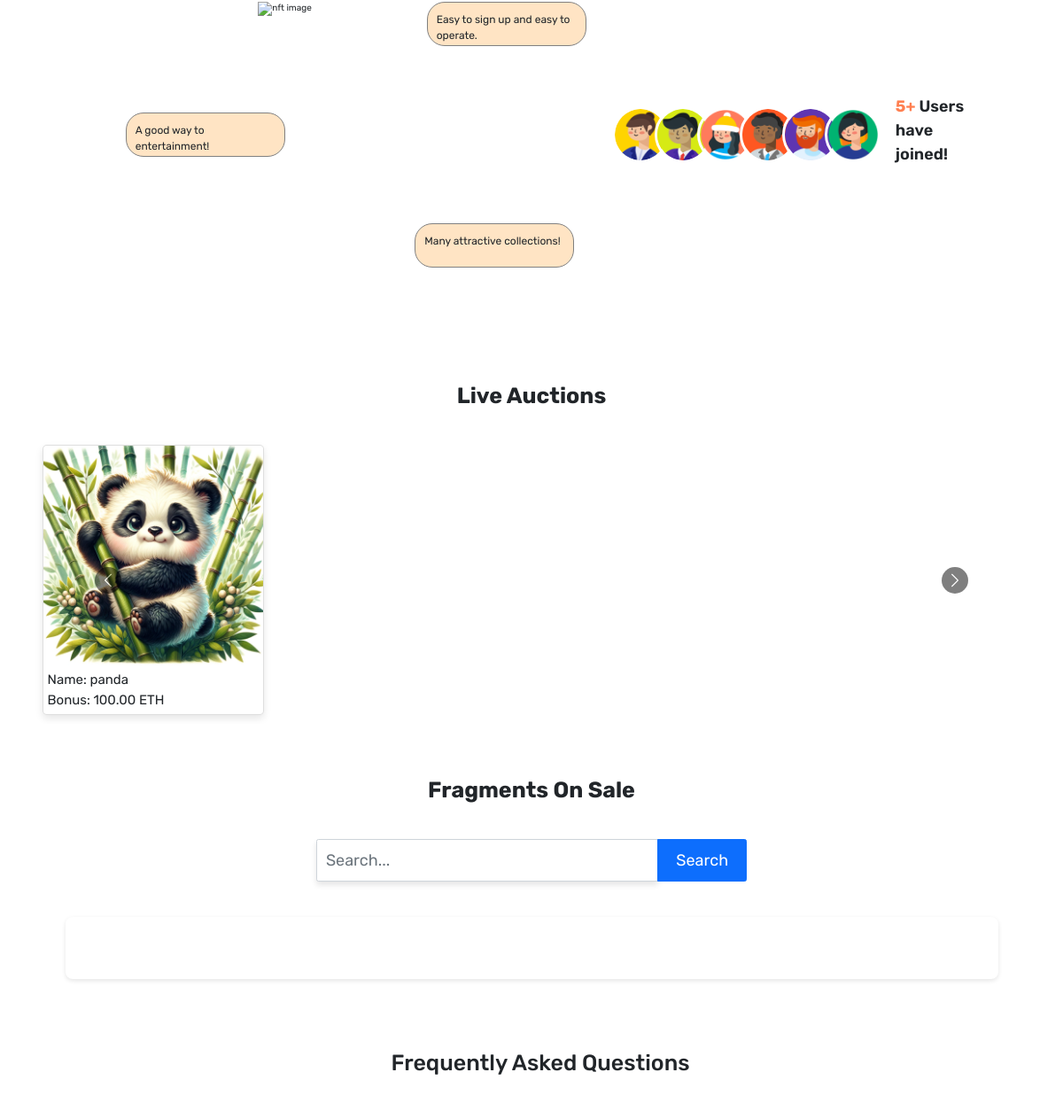
/marketplace (middle part), run on an earlier commit of the app's database.
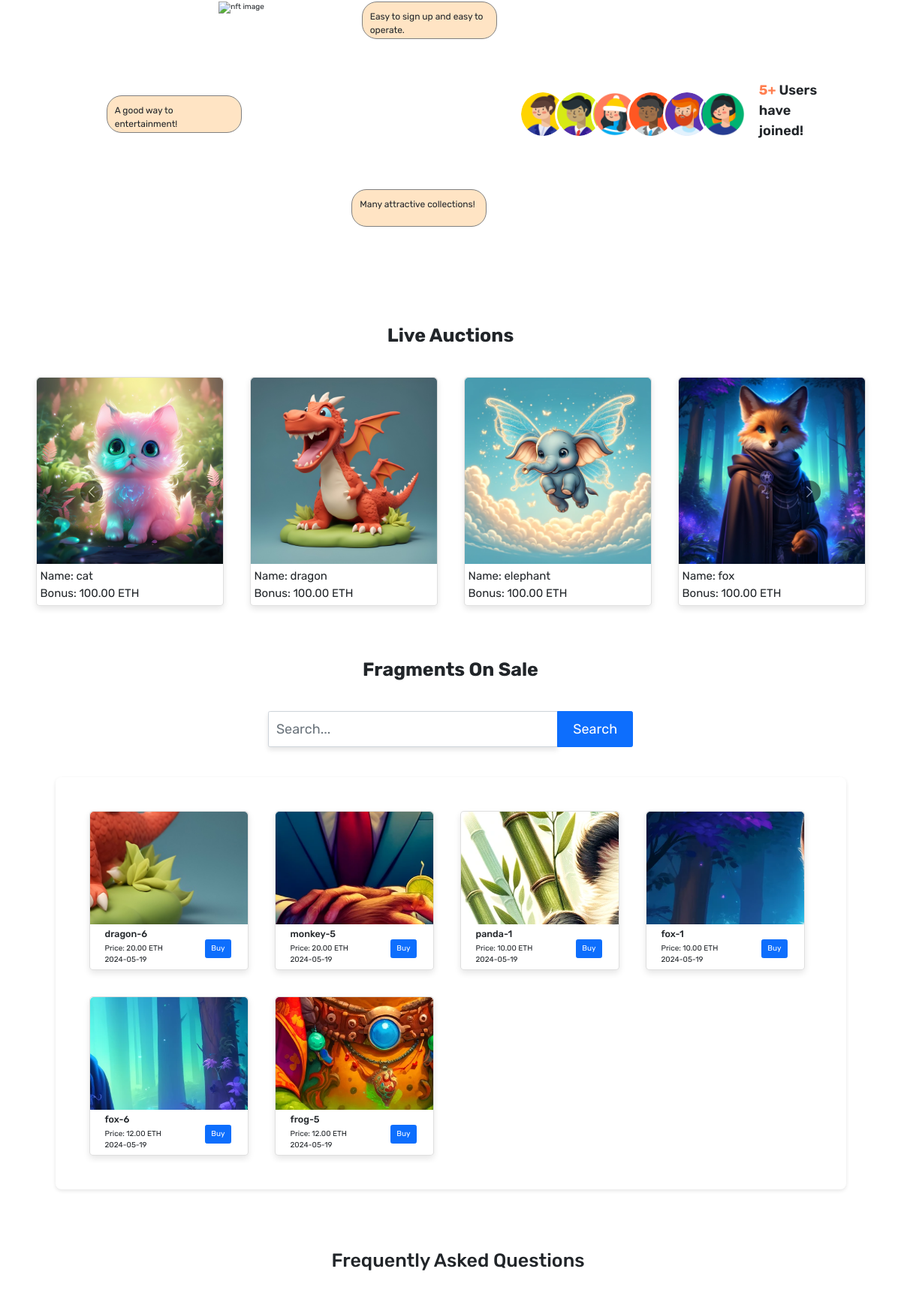
And on a later commit of the database.
### app/models.py (models this page shows, shortened)
class NFT(db.Model):
    __tablename__ = 'nft'
    id = db.Column(db.String(64), primary_key=True)  # Use a hash of the file name as the primary key
    path = db.Column(db.String(255), unique=True, nullable=False)
    completed = db.Column(db.Boolean, default=False, nullable=False)
    pieces = db.Column(db.Integer, nullable=False)
    owner = db.Column(db.Integer, db.ForeignKey('users.id'))
    bonus = db.Column(db.Numeric(10, 2), default=Decimal('100.00'), nullable=False)
    __table_args__ = (
        db.CheckConstraint('pieces IN (4, 6, 9)', name='check_pieces_values'),
    )
    @hybrid_property
    def name(self):
        if 'static/uploads/' in self.path:
            file_name_with_extension = self.path.split('static/uploads/')[-1]
            file_name, _ = os.path.splitext(file_name_with_extension)
            return file_name
        return None

class Trade(db.Model):
    __tablename__ = 'trade'
    id = db.Column(db.String(64),  db.ForeignKey('fragment.id'), primary_key=True)
    owner = db.Column(db.Integer, db.ForeignKey('users.id'))
    price = db.Column(db.Numeric(10, 2), nullable=False,  default='0.0')
    listed_time = db.Column(db.DateTime, default=datetime.now(timezone.utc))
    __table_args__ = (
        db.CheckConstraint('price >= 0'),
    )

class Fragment(db.Model):
    __tablename__ = 'fragment'
    id = db.Column(db.String(64), primary_key=True)
    img_id = db.Column(db.String(64), db.ForeignKey('nft.id'))
    path = db.Column(db.String(255), unique=True, nullable=False)
    piece_number = db.Column(db.Integer, nullable=False)
    owner = db.Column(db.Integer, db.ForeignKey('users.id'))
    __table_args__ = (
        db.CheckConstraint('piece_number BETWEEN 1 AND 9'),
    )
    trade = db.relationship('Trade', backref='fragment', uselist=False, lazy='joined', cascade='all, delete', passive_deletes=True, primaryjoin="Fragment.id==Trade.id")
    @hybrid_property
    def name(self):
        if 'static/outputs/' in self.path:
            file_name_with_extension = self.path.split('static/outputs/')[-1]
            file_name, _ = os.path.splitext(file_name_with_extension)
            return file_name
        return None

### app/Blueprint/pages/pages.py (the view)
@pages_bp.route('/marketplace', methods=['GET'])
def marketplace():
    buy_form = BuyForm()
    redeem_form = RedeemForm()
    trades = Trade.query.all()
    users = User.query.all()
    nft = NFT.query.filter_by(completed=0).all()
    return render_template('marketplace.html', trades=trades, nft=nft ,buy_form=buy_form, redeem_form=redeem_form, user_num = len(users))

### app/forms.py
class BuyForm(FlaskForm):
    fragment_id = StringField('FragmentId', validators=[DataRequired()])
    buyer = StringField('Buyer', validators=[DataRequired()])
    submit = SubmitField('Confirm')

class RedeemForm(FlaskForm):
    nft_id = StringField('NftId', validators=[DataRequired()])
    user = StringField('User', validators=[DataRequired()])
    submit = SubmitField('Confirm')

### templates/marketplace.html (shortened to what the changed rows need)
<!DOCTYPE html>
<html lang="en">
    <head>
        <link href="https://cdn.bootcss.com/bootstrap/5.1.3/css/bootstrap.min.css" rel="stylesheet">
        <link href="{{ url_for('static', filename='css/main.css') }}" rel="stylesheet">
        <link href="{{ url_for('static', filename='css/marketplace.css') }}" rel="stylesheet">
    </head>
    <body>
        <div class="container mb-5">
            <h1 class="my-5 text-center"><b>Live Auctions</b></h1>
            <div id="liveAuctionCarousel" class="carousel slide" data-bs-ride="carousel">
                <div class="carousel-inner">
                    {% for i in range(nft|length // 4 + (nft|length % 4 > 0)) %}
                    <div class="carousel-item {{ 'active' if i == 0 else '' }}">
                        <div class="row bg-white">
                            {% for item in nft[i*4:(i+1)*4] %}
                            <div class="col-sm-3">
                                <div class="card clickable-card" data-bs-toggle="modal" data-bs-target="#RedeemModal"
                                    data-nft-id="{{ item.id }}"
                                    data-nft-bonus="{{ item.bonus }}"
                                    data-nft-name="{{ item.path.name }}">
                                    <img src="{{ item.path }}" class="card-img-top" alt="nft img">
                                    <div class="card-body container">
                                        <div class="row d-flex flex-row justify-content-around">
                                            <div class="container d-flex flex-column col-12">
                                                <p class="card-text fs-4">
                                                    <span>Name: {{ item.name }}</span>
                                                    <br>
                                                    <span>Bonus: {{ item.bonus }} ETH</span>
                                                </p>
                                            </div>
                                        </div>
                                    </div>
                                </div>
                            </div>
                            {% endfor %}
                        </div>
                    </div>
                    {% endfor %}
                </div>
            </div>
        </div>
        <div class="container-fluid d-flex flex-column align-items-center">
            <h1 class="mb-3 text-center my-5"><b>Fragments On Sale</b></h1>
            <div class="container-fluid d-flex flex-column align-items-center">
                <div class="sidebar-container col-12 mt-3">
                    <div class="section">
                        <div class="section-content" id="all-fragments">
                            <div class="row row-cols-1 row-cols-md-4 g-4" id="fragments-container">
                                {% for trade in trades %}
                                <div class="col">
                                    <div class="card">
                                        <img src="{{ trade.fragment.path }}" class="card-img-top" alt="{{ trade.fragment.name }}">
                                        <div class="card-body container d-flex flex-row justify-content-around">
                                            <div class="container d-flex flex-column col-8">
                                                <h5 class="card-title">{{ trade.fragment.name }}</h5>
                                                <p class="card-text fs-6">
                                                    <span>Price: {{ trade.price }} ETH</span>
                                                    <br>
                                                    <span>{{ trade.listed_time.date() }}</span>
                                                </p>
                                            </div>
                                            <div class="container d-flex col-4">
                                                <button type="button" class="btn btn-primary" data-bs-toggle="modal" data-bs-target="#BuyModal"
                                                data-fragment-id="{{ trade.fragment.id }}"
                                                data-fragment-path="{{ trade.fragment.path }}"
                                                data-fragment-name="{{ trade.fragment.name }}"
                                                data-fragment-price="{{ trade.price }}"
                                                data-fragment-release-time="{{ trade.listed_time.date() }}">
                                                Buy
                                            </button>
                                            </div>
                                        </div>
                                    </div>
                                </div>
                                {% endfor %}
                            </div>
                        </div>
                    </div>
                </div>
            </div>
        </div>
        <div class="collap-container col-12 d-block align-items-center mx-3">
            <h1 class="FAQ">Frequently Asked Questions</h1>
        </div>
    </body>
</html>

What changed in the data, as far as the page shows it:
no longer on this page (row edited): NFT: path (picture), name "panda", bonus "100.00"
added NFT: path (picture), name "cat", bonus "100.00"
added NFT: path (picture), name "dragon", bonus "100.00"
added NFT: path (picture), name "elephant", bonus "100.00"
added NFT: path (picture), name "fox", bonus "100.00"
added Trade: fragment.path (picture), fragment.name "dragon-6", price "20.00", listed_time "2024-05-19"
added Trade: fragment.path (picture), fragment.name "monkey-5", price "20.00", listed_time "2024-05-19"
added Trade: fragment.path (picture), fragment.name "panda-1", price "10.00", listed_time "2024-05-19"
added Trade: fragment.path (picture), fragment.name "fox-1", price "10.00", listed_time "2024-05-19"
added Trade: fragment.path (picture), fragment.name "fox-6", price "12.00", listed_time "2024-05-19"
added Trade: fragment.path (picture), fragment.name "frog-5", price "12.00", listed_time "2024-05-19"
